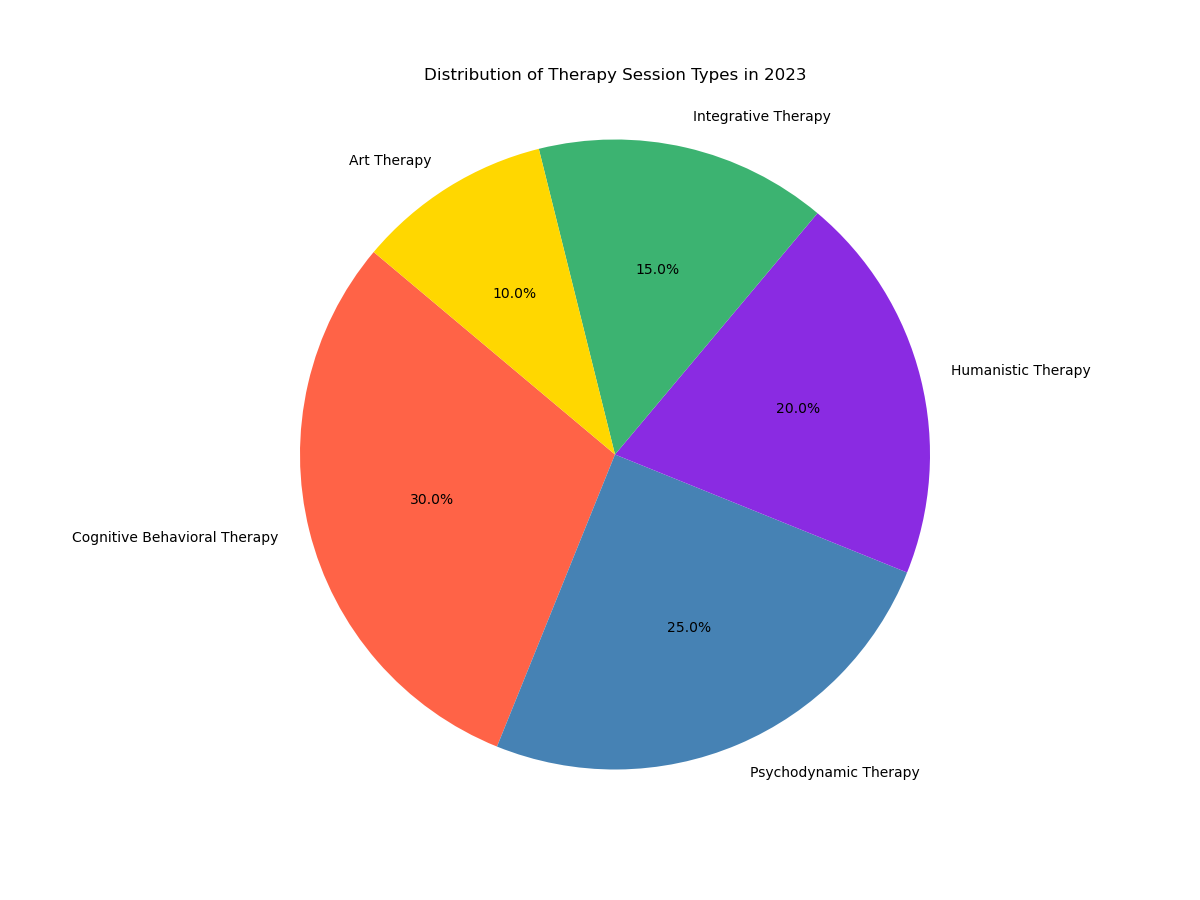

This figure's Python source:

import matplotlib.pyplot as plt

# Data to plot
labels = 'Cognitive Behavioral Therapy', 'Psychodynamic Therapy', 'Humanistic Therapy', 'Integrative Therapy', 'Art Therapy'
sizes = [30.0, 25.0, 20.0, 15.0, 10.0]
colors = ['#ff6347','#4682b4','#8a2be2','#3cb371','#ffd700']

# Create pie chart
plt.figure(figsize=(12, 9))
plt.pie(sizes, labels=labels, colors=colors, autopct='%1.1f%%', startangle=140)

plt.title('Distribution of Therapy Session Types in 2023', pad=20)
plt.axis('equal')  # Equal aspect ratio ensures that pie is drawn as a circle.
plt.show()
